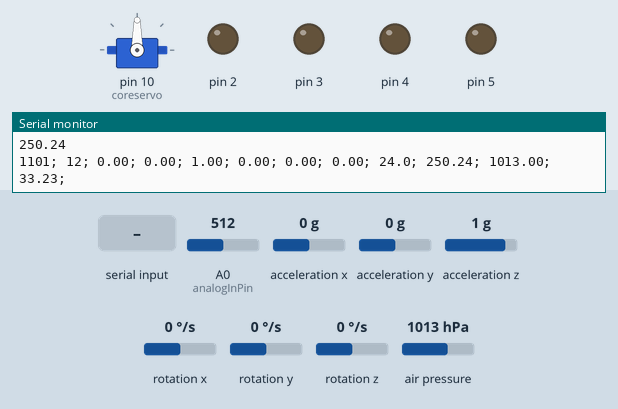
Bench run of a sketch on a simulated Arduino Uno, built with avr-gcc and run on an emulated ATmega328P. Parts: servo, output pins drawn as LEDs (lit = HIGH), the last lines printed to the serial monitor. Wiring (inferred from the names in the program): MPU-6050 motion sensor at I2C address 0x68. Inputs (shaded band) come from the test bench; at power-on: A0 (analogInPin) = 512, acceleration x 0 g, acceleration y 0 g, acceleration z 1 g, rotation x 0 °/s, rotation y 0 °/s, rotation z 0 °/s, air pressure 1013 hPa.

Above: at 1.2 s.
1.3 s: "R\n" received over Serial
At 2.3 s:
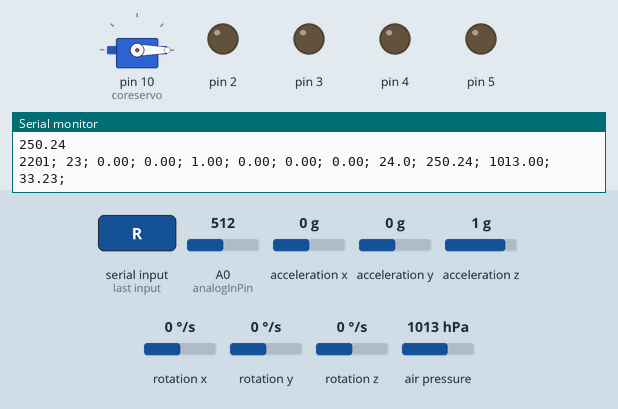
2.8 s: byte 77 ('M') received over Serial
At 3.4 s:
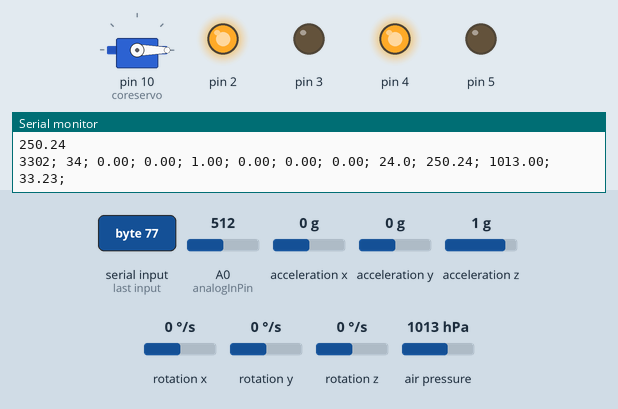
4.3 s: byte 83 ('S') received over Serial
At 4.6 s:
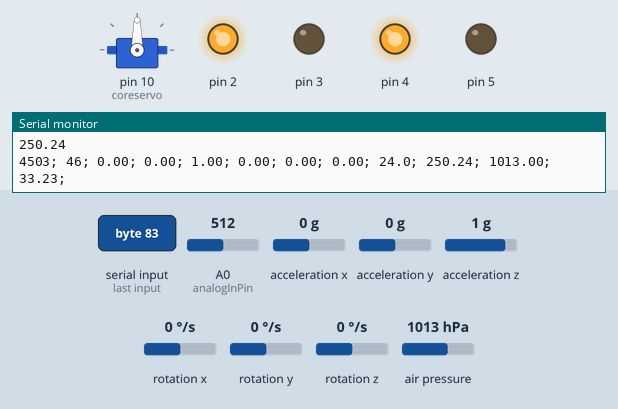
5.8 s: "T\n" received over Serial
At 7.0 s:
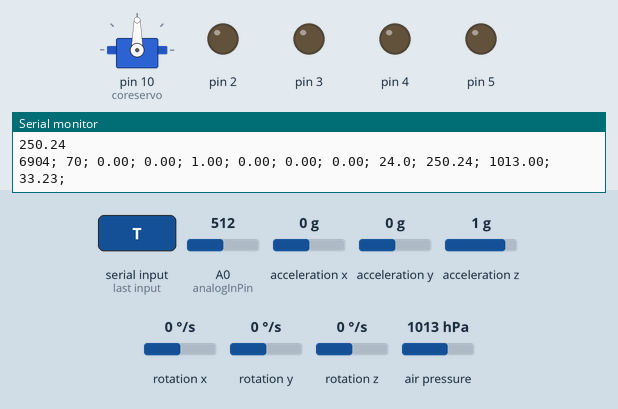
7.3 s: "M\n" received over Serial
At 8.1 s:
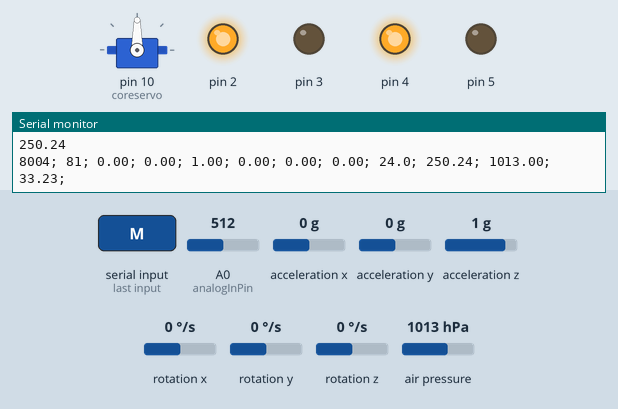
Timing chart, 0 to 9.8 s (numbered marks = the images above; inputs shaded):
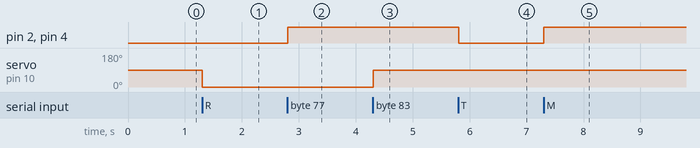

The sketch:

CanSat_ZAN.ino
```cpp
#include<Wire.h>
#include <Adafruit_Sensor.h>
#include <Adafruit_BMP280.h>
#include <Servo.h>

Servo coreservo;

const int MPU_6050_addr = 0x68;
const byte PWR_MGMT_1 = 0x6B;
const byte ACCEL_CONFIG = 0x1C;
const byte ACCEL_XOUT_H = 0x3B;
const byte GYRO_CONFIG = 0x1B;

const int analogInPin = A0;
float tempSensorValue = 0;

float MPU_6050_AccX;
float MPU_6050_AccY;
float MPU_6050_AccZ;
float MPU_6050_Temp;
float MPU_6050_GyroX;
float MPU_6050_GyroY;
float MPU_6050_GyroZ;

Adafruit_BMP280 bme;

int counter = 0;

char input;

void setup() {
  // put your setup code here, to run once:
  Wire.begin();
  Wire.beginTransmission(MPU_6050_addr);
  Wire.write(PWR_MGMT_1);
  Wire.write(0);
  Wire.endTransmission();
  Wire.beginTransmission(MPU_6050_addr);
  Wire.write(ACCEL_CONFIG);
  Wire.write(0x18);     // +- 16g
  Wire.endTransmission();
  Wire.beginTransmission(MPU_6050_addr);
  Wire.write(GYRO_CONFIG);
  Wire.write(0x08);
  Wire.endTransmission();
  bme.begin();
  coreservo.attach(10);
  pinMode(2,OUTPUT);
  pinMode(3,OUTPUT);
  pinMode(4,OUTPUT);
  pinMode(5,OUTPUT);

  Serial.begin(9600);
}

void loop() {
  long Time = millis();
  counter = counter+1;

  Wire.beginTransmission(MPU_6050_addr);
  Wire.write(ACCEL_XOUT_H);
  Wire.endTransmission();
  Wire.requestFrom(MPU_6050_addr,14);
  MPU_6050_AccX = Wire.read() << 8 | Wire.read();
  MPU_6050_AccY = Wire.read() << 8 | Wire.read();
  MPU_6050_AccZ = Wire.read() << 8 | Wire.read();
  MPU_6050_Temp = Wire.read() << 8 | Wire.read();
  MPU_6050_GyroX = Wire.read() << 8 | Wire.read();
  MPU_6050_GyroY = Wire.read() << 8 | Wire.read();
  MPU_6050_GyroZ = Wire.read() << 8 | Wire.read();

  MPU_6050_AccX = MPU_6050_AccX/2048;
  MPU_6050_AccY = MPU_6050_AccY/2048;
  MPU_6050_AccZ = MPU_6050_AccZ/2048;
  MPU_6050_Temp = MPU_6050_Temp/340 + 36.53;
  MPU_6050_GyroX = MPU_6050_GyroX/65.5;
  MPU_6050_GyroY = MPU_6050_GyroY/65.5;
  MPU_6050_GyroZ = MPU_6050_GyroZ/65.5;

  tempSensorValue = analogRead(analogInPin);
  tempSensorValue = tempSensorValue * 5000/1023 * 1/10;
  Serial.println(tempSensorValue,2);

  Serial.print(Time,1);Serial.print("; ");
  Serial.print(counter,1);Serial.print("; ");
  Serial.print(MPU_6050_AccX,2);Serial.print("; ");
  Serial.print(MPU_6050_AccY,2);Serial.print("; ");
  Serial.print(MPU_6050_AccZ,2);Serial.print("; ");
  Serial.print(MPU_6050_GyroX,2);Serial.print("; ");
  Serial.print(MPU_6050_GyroY,2);Serial.print("; ");
  Serial.print(MPU_6050_GyroZ,2);Serial.print("; ");
  Serial.print(MPU_6050_Temp,1);Serial.print("; ");
//  Serial.print(bme.readTemperature());Serial.print("; ");
  Serial.print(tempSensorValue,2);Serial.print("; ");
  Serial.print(bme.readPressure()/100);Serial.print("; ");
  Serial.print(bme.readAltitude(1017));Serial.print("; ");
  Serial.println("\n");
  while(millis()-Time<100)
    delay(1);

//MOTORS

  char a=Serial.read();
  if(a=='S')
  {
    coreservo.write(90);
  }

  if(a=='R')
  {
    coreservo.write(0);
  }

  if(a=='M')
  {
     digitalWrite(2,HIGH); //给高电平
     digitalWrite(3,LOW); //给低电平
     digitalWrite(4,HIGH); //给高电平
     digitalWrite(5,LOW); //给低电平
   }
   if(a=='T')
  {
     digitalWrite(2,LOW); //给高电平
     digitalWrite(3,LOW); //给低电平
     digitalWrite(4,LOW); //给高电平
     digitalWrite(5,LOW); //给低电平
   }

}
```

Measured:
- after the input at 1.3 s, servo on pin 10 (coreservo): 90° → 0° at once
- after the input at 2.8 s, pin 2, pin 4: LOW → HIGH at once
- after the input at 4.3 s, servo on pin 10 (coreservo): 0° → 90° at once
- after the input at 5.8 s, pin 2, pin 4: HIGH → LOW at once
- after the input at 7.3 s, pin 2, pin 4: LOW → HIGH at once
